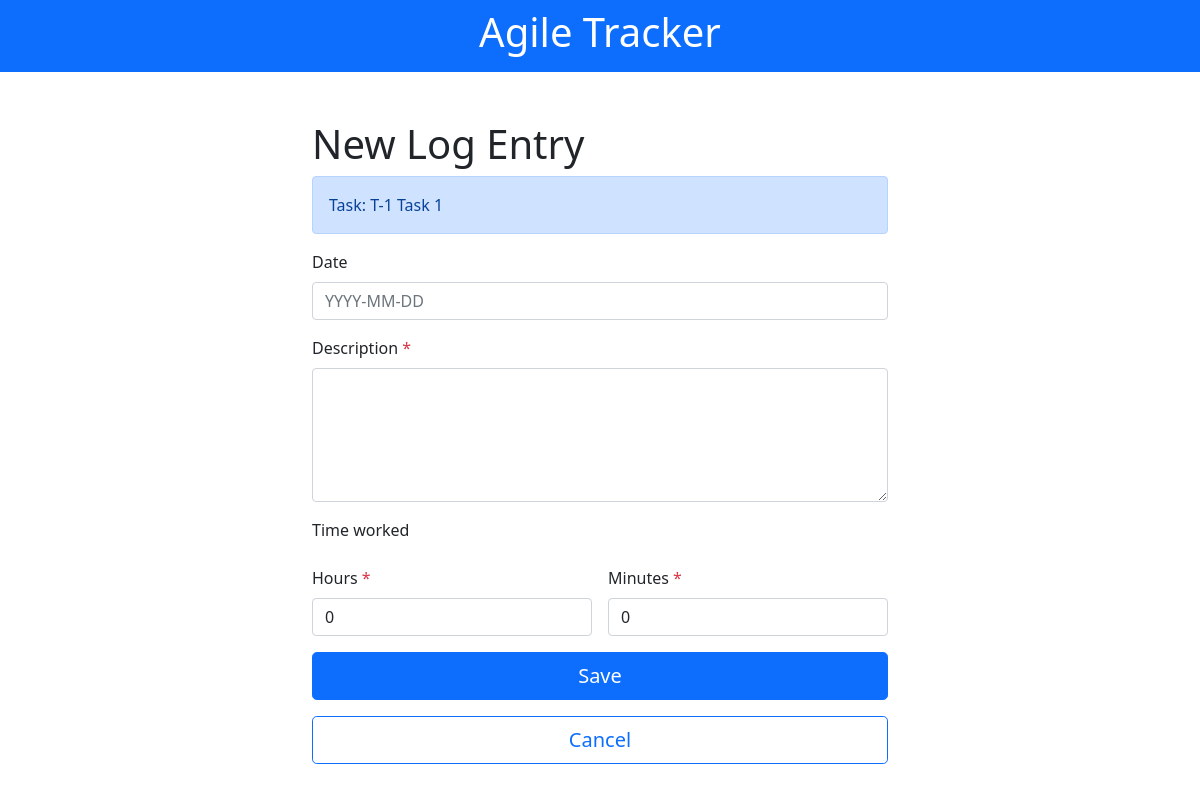
/log/log?task_id=1, run on an earlier commit of the app's database.
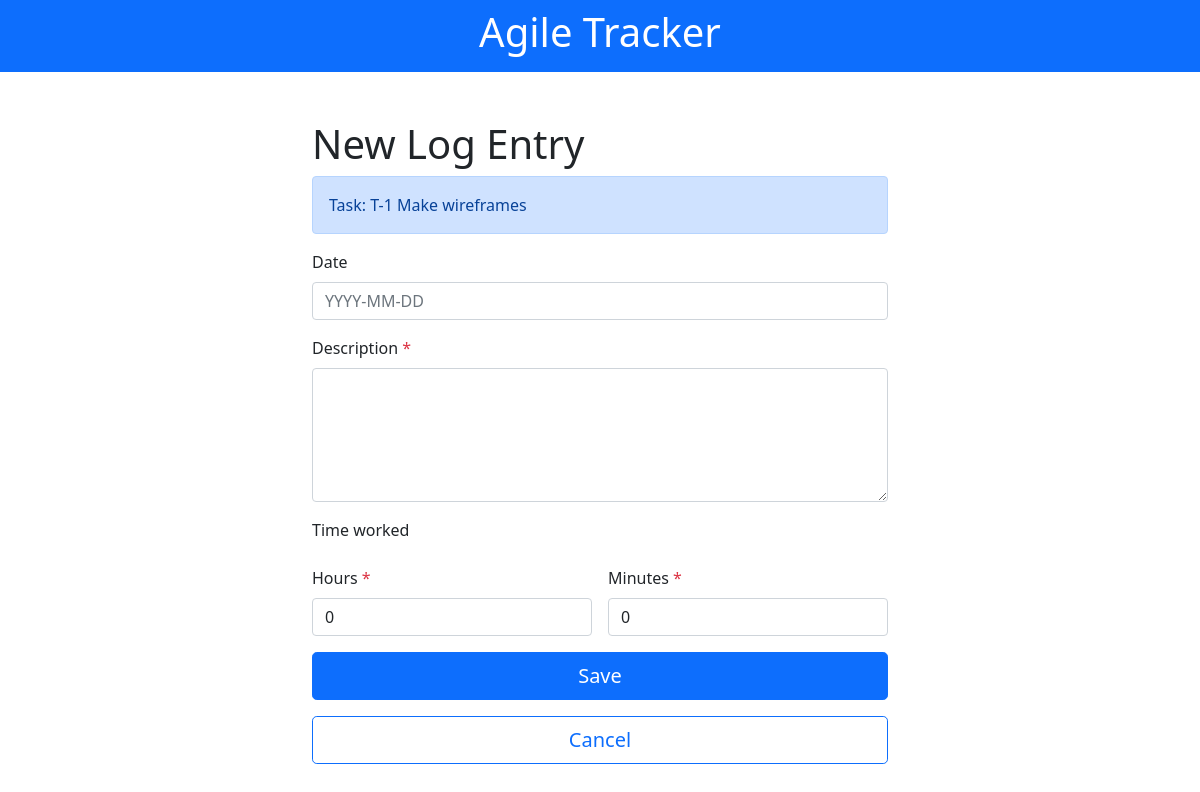
And on a later commit of the database.
### tables this page shows
CREATE TABLE tasks (id INTEGER PRIMARY KEY AUTOINCREMENT, 
                    developer_id INTEGER NOT NULL, 
                    story_id INTEGER NOT NULL, 
                    title CHAR NOT NULL, 
                    content CHAR, 
                    estimate NUMERIC, 
                    iteration NUMERIC,
                    created TIMESTAMP NOT NULL DEFAULT CURRENT_TIMESTAMP, 
                    modified TIMESTAMP NOT NULL DEFAULT CURRENT_TIMESTAMP,
                    FOREIGN KEY (developer_id) REFERENCES developers (id), 
                    FOREIGN KEY (story_id) REFERENCES stories (id));

### flaskr/log.py (the view, shortened to what this page needs)
@bp.route('/log', methods=('GET', 'POST'))
def create_log():
    task_id = request.args.get('task_id')
    task = get_db().execute(
        'SELECT id, title, content, developer_id FROM tasks WHERE id = ?', (task_id,)).fetchone()
    return render_template('log/create.html', task_id=task_id, task=task)

### flaskr/db.py (called while the page is built)
def get_db():
    if 'db' not in g:
        g.db = sqlite3.connect(
            current_app.config['DATABASE'],
            detect_types=sqlite3.PARSE_DECLTYPES
        )
        g.db.row_factory = sqlite3.Row
    return g.db

### flaskr/templates/log/create.html (shortened to what this page needs)
{% extends 'base.html' %}
{% block body %}
<div class="col-12">
  <h1>New Log Entry</h1>
  <div class="alert alert-primary">
    Task: T-{{ task_id }} {{ task['title'] }}
  </div>
  <form method="post" class="needs-validation" novalidate>
    <div class="row g-3">
    <div class="col-12">
      <label for="date" class="form-label" >Date</label>
      <input class="form-control" id="date" name="date" placeholder="YYYY-MM-DD" type="text" required/>
    </div>
    <div class="col-12">
      <label for="content" class="form-label">Description <span class="text-danger">*</span></label>
      <textarea name="content" rows="5" id="content" class="form-control" required>{{ request.form['content'] }}</textarea>
    </div>
    <label for="actual" class="form-label">Time worked</label>
    <div class="col-6">
      <label for="hours" class="form-label">Hours <span class="text-danger">*</span></label>
      <input name="hours" id="hours" class="form-control" value="0" onkeypress="return isNumber(event)" onpaste="return false;" required>
    </div>
    <div class="col-6">
      <label for="mintues" class="form-label">Minutes <span class="text-danger">*</span></label>
      <input name="minutes" id="minutes" class="form-control" value="0" onkeypress="return isNumber(event)" onpaste="return false;" required>
    </div>
    <div class="col-12">
    <input type="submit" class="w-100 btn btn-primary btn-lg" value="Save">
    </div>
    <div class="col-12">
      <a class="action w-100 btn btn-outline-primary btn-lg" onclick="history.back(-1)" >
        Cancel
      </a>
      </div>
  </div>
  </form>
</div>
{% endblock %}

What changed in the data, as far as the page shows it:
changed tasks: title "Task 1" → "Make wireframes"
